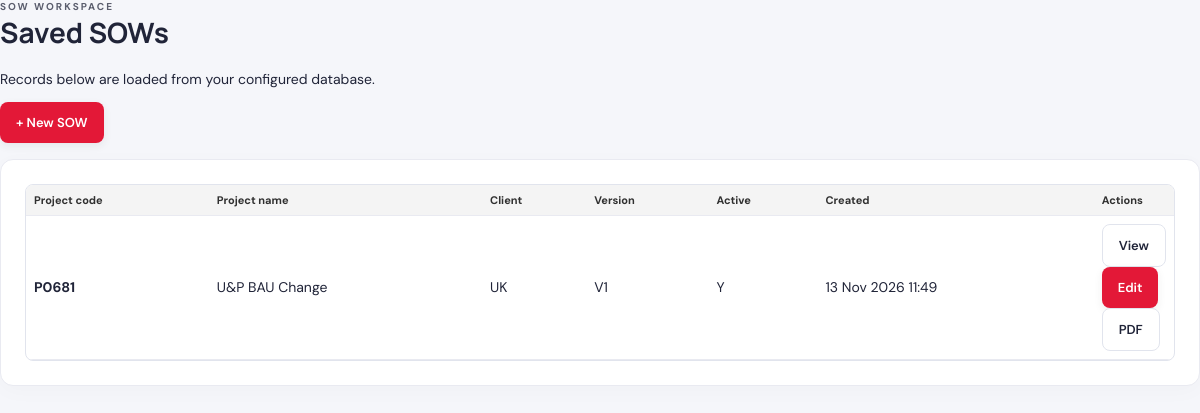
Page /sows on the earlier database version.
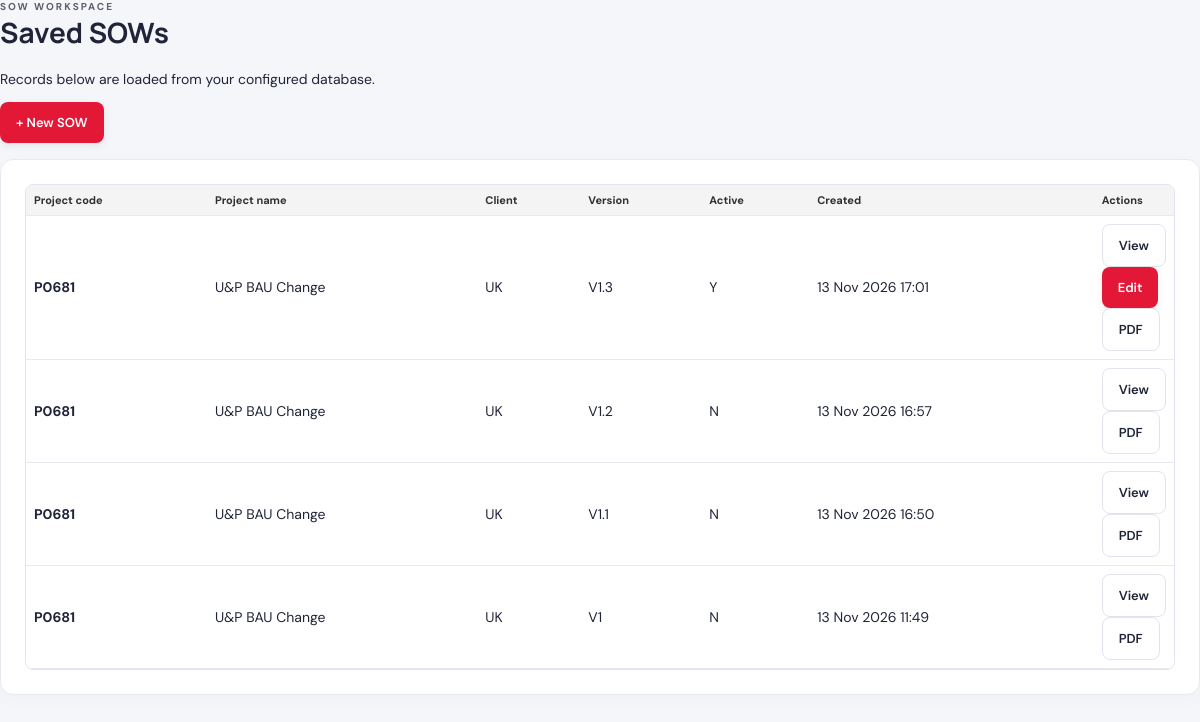
Same page on the later database version.
### app.py (models this page shows, shortened)
class SowProject(db.Model):
    __tablename__ = "sow_projects"
    id = db.Column(db.Integer, primary_key=True)
    project_code = db.Column(db.String(30), nullable=False, index=True)
    project_name = db.Column(db.String(100), nullable=False)
    project_team = db.Column(db.String(100))
    project_type = db.Column(db.String(100))
    start_date = db.Column(db.Date)
    end_date = db.Column(db.Date)
    fte_count = db.Column(db.Numeric(8, 2))
    region = db.Column(db.String(100))
    client_name = db.Column(db.String(150))
    business_lead = db.Column(db.String(150))
    business_lead_designation = db.Column(db.String(150))
    business_lead_email = db.Column(db.String(255))
    billing_model = db.Column(db.String(100))
    change_effective_date = db.Column(db.Date)
    already_agreed_fte = db.Column(db.String(10))
    project_cost_inr = db.Column(db.Numeric(14, 2))
    billing_currency = db.Column(db.String(10))
    fx_rate = db.Column(db.Numeric(12, 4))
    project_cost_fx = db.Column(db.Numeric(14, 2))
    travel_cost_inr = db.Column(db.Numeric(14, 2))
    travel_currency = db.Column(db.String(10))
    travel_fx_rate = db.Column(db.Numeric(12, 4))
    travel_cost_fx = db.Column(db.Numeric(14, 2))
    executive_summary = db.Column(db.Text)
    background = db.Column(db.Text)
    in_scope = db.Column(db.Text)
    out_of_scope = db.Column(db.Text)
    dependencies_risks = db.Column(db.Text)
    required_skills = db.Column(db.Text)
    software_required = db.Column(db.Text)
    other_notes = db.Column(db.Text)
    declarations = db.Column(db.Text)
    sow_version = db.Column(db.String(30), nullable=False, default="V1")
    active_flag = db.Column(db.String(1), nullable=False, default="Y", index=True)
    change_summary = db.Column(db.Text)
    milestones_json = db.Column(db.Text, nullable=False, default="[]")
    created_at = db.Column(db.DateTime, default=datetime.utcnow, nullable=False)
    resources = db.relationship(
        "SowResource", backref="project", cascade="all, delete-orphan",
        order_by="SowResource.sort_order"
    )

### app.py (the view)
@app.route("/sows")
def list_projects():
    projects = SowProject.query.order_by(SowProject.created_at.desc(), SowProject.id.desc()).all()
    return render_template("sows.html", projects=projects)

### app.py (called while the page is built)
@app.before_request
def initialize_database_schema():
    ensure_schema()

### templates/sows.html
<!doctype html>
<html lang="en"><head><meta charset="utf-8"><meta name="viewport" content="width=device-width, initial-scale=1"><title>Saved SOWs</title><link rel="stylesheet" href="{{ url_for('static', filename='style.css') }}"></head>
<body><div class="app-shell"><header class="app-header"><div><div class="eyebrow">SOW WORKSPACE</div><h1>Saved SOWs</h1><p>Records below are loaded from your configured database.</p></div><div class="header-actions"><a class="btn btn-primary" href="{{ url_for('index') }}">+ New SOW</a></div></header>
<main class="form-layout"><section class="panel"><div class="table-wrap"><table><thead><tr><th>Project code</th><th>Project name</th><th>Client</th><th>Version</th><th>Active</th><th>Created</th><th>Actions</th></tr></thead><tbody>
{% for p in projects %}<tr><td><strong>{{ p.project_code }}</strong></td><td>{{ p.project_name }}</td><td>{{ p.client_name or '—' }}</td><td>{{ p.sow_version or 'V1' }}</td><td>{{ 'Y' if p.active_flag == 'Y' else 'N' }}</td><td>{{ p.created_at.strftime('%d %b %Y %H:%M') if p.created_at else '—' }}</td><td><a class="btn btn-light" href="{{ url_for('print_project', project_id=p.id) }}">View</a> {% if p.active_flag == 'Y' %}<a class="btn btn-primary" href="{{ url_for('edit_project', project_id=p.id) }}">Edit</a>{% endif %} <a class="btn btn-light" href="{{ url_for('download_project_pdf', project_id=p.id) }}">PDF</a></td></tr>
{% else %}<tr><td colspan="7">No saved SOWs yet. Create a new SOW to get started.</td></tr>{% endfor %}</tbody></table></div></section></main></div></body></html>

### static/style.css (style rules this page uses)
:root { --ink:#202438;--muted:#70778b;--line:#e1e4ed;--bg:#f5f6fa;--purple:#35245e;--purple2:#5d47a1;--accent:#7763c5;--white:#fff }
* { box-sizing:border-box }
body { margin:0;background:var(--bg);color:var(--ink);font-family:'DM Sans',Arial,sans-serif;font-size:14px }
h1,h2,h3,p { margin-top:0 }
h1,h2,h3 { font-family:Manrope,Arial,sans-serif }
.eyebrow { font-size:10px;font-weight:700;letter-spacing:2px;opacity:.72 }
.btn { font:600 13px 'DM Sans',sans-serif;border:0;border-radius:8px;padding:12px 16px;cursor:pointer;text-decoration:none;display:inline-flex;align-items:center;justify-content:center;gap:8px }
.btn-primary { background:var(--purple2);color:white;box-shadow:0 3px 8px #35245e20 }
.btn-light { background:white;color:var(--ink);border:1px solid var(--line) }
.panel { background:white;border:1px solid #e9eaf1;border-radius:13px;padding:24px;margin:16px 0;box-shadow:0 5px 22px #27233b06 }
.table-wrap { width:100%;overflow-x:auto;border:1px solid var(--line);border-radius:8px }
table { width:100%;border-collapse:collapse }
th { background:#f2f0f8;color:#4b4267;font-size:11px;text-align:left;font-weight:700;white-space:nowrap }
th,td { padding:8px;border-bottom:1px solid #e9eaf1 }
td:last-child { width:35px }
body { background:var(--bg);color:var(--ink) }
.btn-primary { background:#e31837;box-shadow:0 3px 8px #30303014 }
th { background:#f4f4f4;color:#303030 }

Differences in the rows shown:
added SowProject: project_code "P0681", project_name "U&P BAU Change", client_name "UK", sow_version "V1.3", active_flag "Y", created_at "13 Nov 2026 17:01"
added SowProject: project_code "P0681", project_name "U&P BAU Change", client_name "UK", sow_version "V1.2", active_flag "N", created_at "13 Nov 2026 16:57"
added SowProject: project_code "P0681", project_name "U&P BAU Change", client_name "UK", sow_version "V1.1", active_flag "N", created_at "13 Nov 2026 16:50"
changed SowProject "13 Nov 2026 11:49": active_flag "Y" → "N"; no longer shows "Edit"
